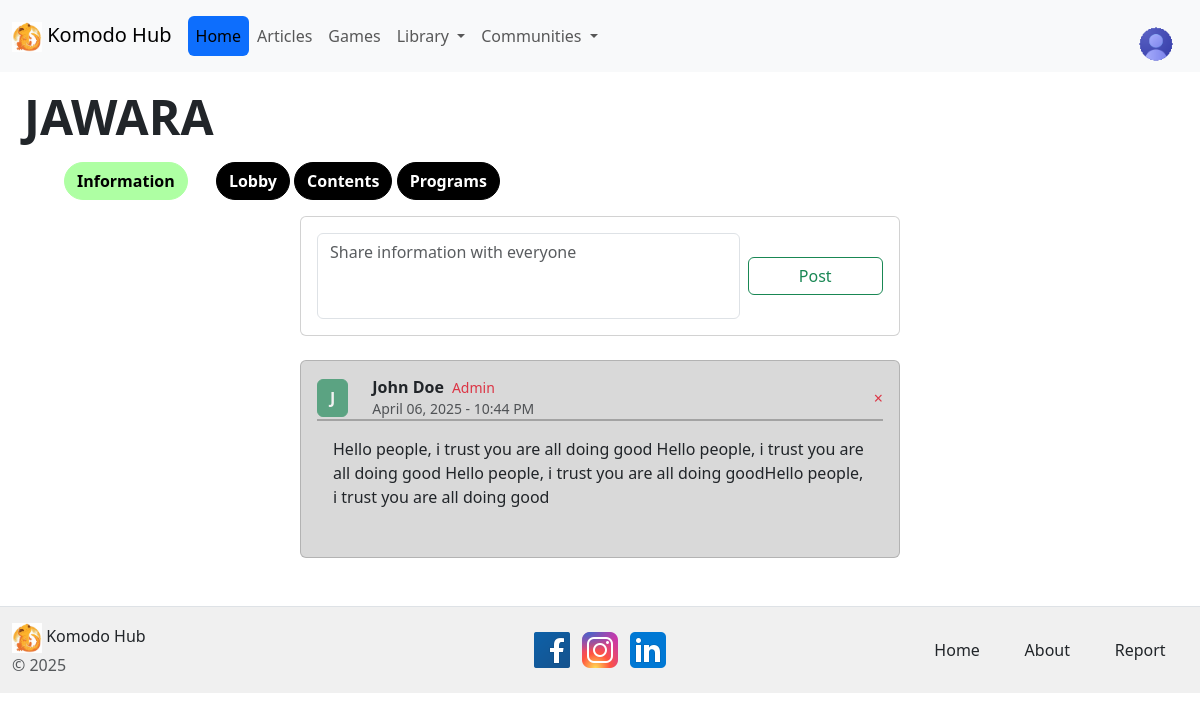
Page /schoolinfo/4003 (signed in) on the committed database.
### website/models.py (models this page shows)
class Organization(db.Model):
    id = db.Column(db.Integer, primary_key=True)
    name = db.Column(db.String(70), unique=True, nullable=False)
    category = db.Column(db.String(30), nullable=False)
    articles = db.relationship('Article', backref='organization', lazy=True)
    info = db.relationship('Information', backref='organization', lazy=True)
    users = db.relationship('User', backref='organization', lazy=True)

class Information(db.Model):
    id = db.Column(db.Integer, primary_key=True)
    content = db.Column(db.String(20000))
    date = db.Column(db.DateTime(timezone=True), default=func.now())
    owner = db.Column(db.String(20))
    org_id = db.Column(db.Integer, db.ForeignKey('organization.id'))
    user_id = db.Column(db.Integer, db.ForeignKey('user.id'))

class User(db.Model, UserMixin):
    id = db.Column(db.Integer, primary_key=True)
    firstname = db.Column(db.String(70))
    lastname = db.Column(db.String(70))
    email = db.Column(db.String(70), unique=True)
    password = db.Column(db.String(70))
    role_id = db.Column(db.Integer, db.ForeignKey('role.id'))
    organ_id = db.Column(db.Integer, db.ForeignKey('organization.id'))
    articles = db.relationship('Article', backref='user', lazy=True)
    comments = db.relationship('Comment', backref='user', lazy=True)
    informations = db.relationship('Information', backref='user', lazy=True)

class Role(db.Model):
    id = db.Column(db.Integer, primary_key=True)
    role_name = db.Column(db.String(50), unique=True, nullable=False) # change to name
    users = db.relationship('User', backref='role', lazy=True)  # Insert only if the role doesn't exist

### website/views.py (the view)
@views.route('/schoolinfo/<int:organization_id>')
@login_required
def zoolainfo(organization_id):
    information = Information.query.filter_by(org_id=organization_id, owner='Not').order_by(Information.date.desc()).all()
    organization = Organization.query.filter_by(id=organization_id).first()
    return render_template("schoolinformation.html", user=current_user, information=information, organization=organization)

### website/__init__.py (called while the page is built)
def create_app():
    app = Flask(__name__)
    app.config['SECRET_KEY'] = ' it does some encryption related to the website, whatever we type here will be the secret key for the app'
    app.config['UPLOAD_FOLDER'] = UPLOAD_FOLDER
    app.config['SQLALCHEMY_DATABASE_URI'] = f'sqlite:///{DB_NAME}'
    db.init_app(app)
    from .views import views
    from .auth import auth
    app.register_blueprint(views, url_prefix='/')
    app.register_blueprint(auth, url_prefix='/') # / = no prefix in the route
    from .models import User, Article
    create_database(app)
    create_imgpath(app)
    login_manager = LoginManager()
    login_manager.login_view = 'auth.login'
    login_manager.init_app(app)
    @login_manager.user_loader
    def load_user(id):
        return User.query.get(int(id))
    return app

### website/views.py (called while the page is built)
@views.context_processor        # To ensure that the organizations is available on the
def inject_organizations():
    organizations = Organization.query.all()
    return dict(organizations=organizations)

### website/templates/schoolinformation.html (shortened to what this page needs)
{% extends "base2.html" %}
{% block content %}
<section class="mt-2 ms-3">
    <h2 class="fw-bold p-2 mb-2  me-5" style="width: fit-content; font-size:xxx-large;">{{ organization.name }}</h2>
    <section class="ms-5 mb-3">
        <button type="button" class="btn btn-primary rounded-pill me-4 fw-bold" style="background-color: #AEFFA3; border-color :#AEFFA3; color: black;">
            Information
        </button>
        <a href="/schoollobby">
            <button type="button" class="btn btn-primary rounded-pill fw-bold" style="background-color: #000000; border-color :#000000; color: #FFFFFF;">
                Lobby
            </button></a>
        <a href="/schoolcontent">
            <button type="button" class="btn btn-primary rounded-pill fw-bold" style="background-color: #000000; border-color :#000000; color: #FFFFFF;">
                Contents
            </button></a>
        <a href="/program">
            <button type="button" class="btn btn-primary rounded-pill fw-bold" style="background-color: #000000; border-color :#000000; color: #FFFFFF;">
                Programs
            </button></a>
    </section>
</section>
<section class="align-items-center" style="width: 50%; margin: auto;">
    {% if user.role_id == 3 %}
    <section class="form-floating mb-4">
        <form action="/schooladdinfo" method="POST">
            <section class="card p-3 mx-auto" style="max-width: 900px; width: 100%;">
                <section class="row g-2 align-items-center">
                    <section class="col-12 col-md-9">
                        <textarea class="form-control w-100" name="content" placeholder="Share information with everyone" id="floatingTextarea" style="resize: none;" rows="3" required></textarea>
                    </section>
                    <section class="col-12 col-md-3 text-end">
                        <button type="submit" class="btn btn-outline-success w-100">Post</button>
                    </section>
                </section>
            </section>
        </form>
    </section>
    {% endif %}
    {% if information %}
    {% for info in information %}
    <section class="card p-3 mb-5" style="background-color: #D9D9D9;">
        <section class="row align-items-center justify-content-between">
            <section class="col-auto">
                <button class="btn btn-success" style="font-weight: bold;" disabled>{{ info.user.firstname[0] }}</button>
            </section>
            <section class="col d-flex flex-column">
                <section class="d-flex align-items-center">
                    <h6 class="mb-0 fw-bold me-2">{{ info.user.firstname }} {{ info.user.lastname }}</h6>
                    <p class="mb-0 small text-danger">{{ info.user.role.role_name }}</p>
                </section>
                <p class="mb-0 text-muted small">{{ info.date.strftime('%B %d, %Y - %I:%M %p') }}</p>
            </section>
            <section class="col-auto">
                {% if user.role_id == 3 %}
                    <form action="{{ url_for('views.delete_info', info_id=info.id) }}" method="POST" onsubmit="return confirm('Are you sure you want to delete this information?')">
                        <button type="submit" class="dropdown-item text-danger">&times;</button>
                    </form>
                {% endif %}
            </section>
        </section>
        <hr>
        <section class="card-body">
            <p>{{ info.content }}</p>
        </section>
    </section>
    {% endfor %}
    {% else %}
    <p>There's no information</p>
    {% endif %}
</section>
{% endblock %}

### website/static/css/navfoot.css (style rules this page uses)
hr { border: 1px solid black; margin: 0; }

### rows in the picture
Organization: name "JAWARA"
Information: user "J", user.firstname "John", user.lastname "Doe", user.role.role_name "Admin", date "April 06, 2025 - 10:44 PM", content "Hello people, i trust you are all doing good Hello people, i trust you are all doing good Hello people, i trust you are all doing goodHello people, i trust you are all doing good"
